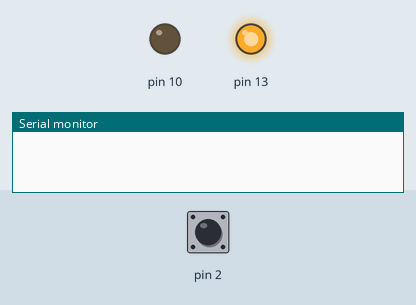
The sketch below on a simulated Arduino Uno, built with avr-gcc and run on an emulated ATmega328P. Shown: output pins drawn as LEDs (lit = HIGH), the last lines printed to the serial monitor. Dashed ring = blinking. Inputs (shaded band) come from the test bench; at power-on: pin 2 HIGH.

Above: at 0.1 s.
At 1.4 s:
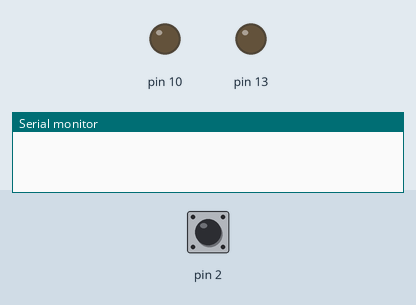
At 6.75 s:
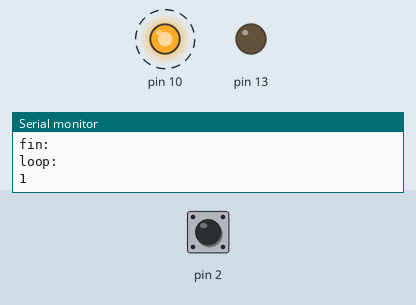
7.3 s: pin 2 pulled LOW for 0.35 s
Timing chart, 0 to 16.3 s (numbered marks = the images above; inputs shaded):
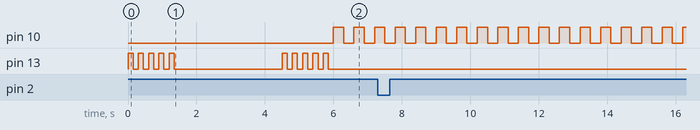

Measured:
- by itself, pin 10: alternates HIGH for 0.30 s and LOW for 0.30 s

The sketch:

optotimer.ino
```cpp
void setup() {
  blink(13,5);
  delay(3000);
  blink(13,5);
  while (!Serial);
  Serial.begin(9600);
  pinMode(2, INPUT_PULLUP);
  pinMode(10, OUTPUT);
  digitalWrite(10, LOW);
  attachInterrupt(0,timeIt,CHANGE);
  Serial.println("comenzamos la medicion");
}

void blink(int pin, int times){
  pinMode(pin,OUTPUT);
  while(times--){
    digitalWrite(pin, HIGH);
    delay(150);
    digitalWrite(pin,LOW);
    delay(150);
  }
}

void loop() {
  Serial.print("loop: \n");
  digitalWrite(10, HIGH);
  Serial.println(digitalRead(2));
  delay(300);
  digitalWrite(10, LOW);
  delay(300);
  Serial.println(digitalRead(2));
  Serial.print("fin: \n");
}

void timeIt(){
  Serial.print("interrupt: ");
  Serial.println(millis());
}
```
